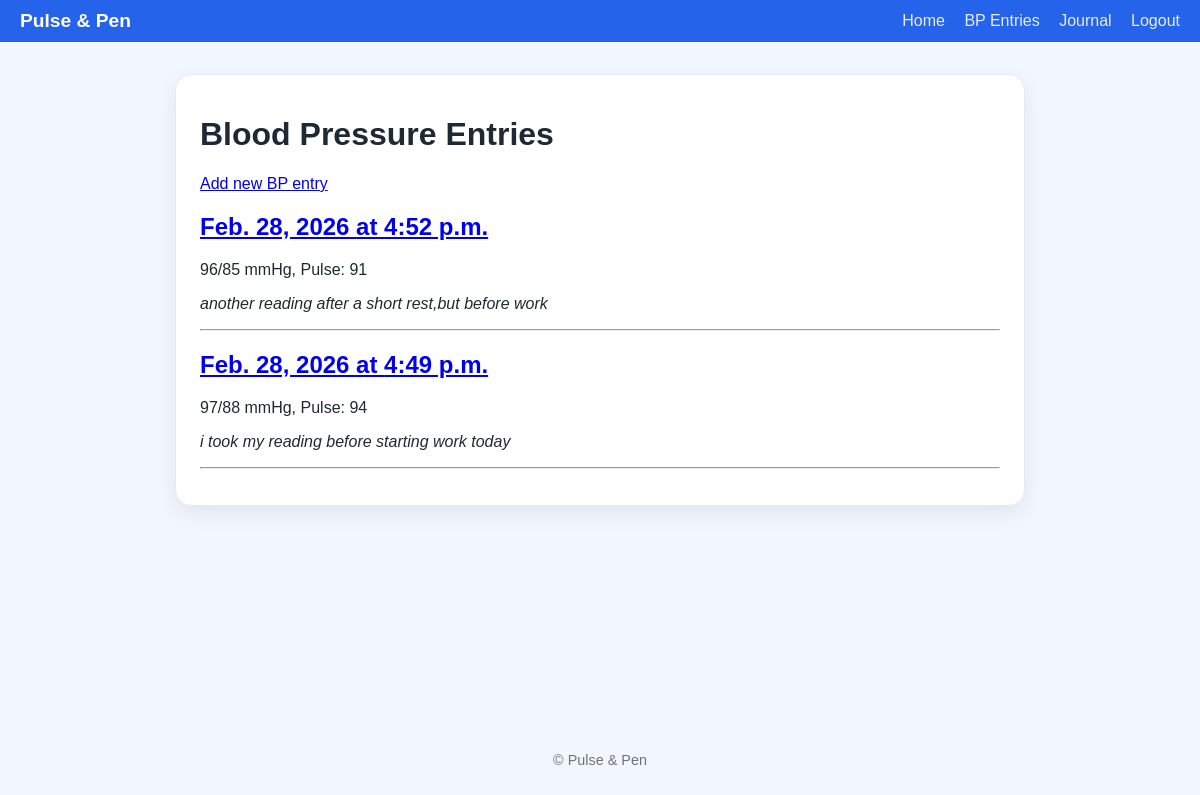
The page /bp/ (signed in) on the database its author committed.
### heartline/models.py (models this page shows, shortened)
class BPEntry(models.Model):
    user = models.ForeignKey(User, on_delete=models.CASCADE)
    date = models.DateField()
    time = models.TimeField()
    systolic = models.IntegerField()
    diastolic = models.IntegerField()
    pulse = models.IntegerField()
    note = models.TextField(blank=True, null=True)

### heartline/views.py (the view)
# urls.py: path('bp/', BPEntryListView.as_view(), name='bpentry-list'),
class BPEntryListView(LoginRequiredMixin, ListView):
    model = BPEntry
    template_name = 'heartline/bpentry_list.html'
    context_object_name = 'bp_entries'
    ordering = ('-date', '-time')
    login_url = 'login'
    def get_queryset(self):
        return BPEntry.objects.filter(user=self.request.user).order_by('-date', '-time')

### heartline/templates/heartline/bpentry_list.html
{% extends 'heartline/base.html' %}
{% block content %}
    <h1>Blood Pressure Entries</h1>
    <p>
        <a href="{% url 'bpentry-create' %}">Add new BP entry</a>
    </p>
    {% for entry in bp_entries %}
        <article>
            <h2>
                <a href="{% url 'bpentry-detail' entry.pk %}">
                    {{ entry.date }} at {{ entry.time }}
                </a>
            </h2>
            <p>
                {{ entry.systolic }}/{{ entry.diastolic }} mmHg,
                Pulse: {{ entry.pulse }}
            </p>
            {% if entry.note %}
                <p><em>{{ entry.note }}</em></p>
            {% endif %}
        </article>
        <hr>
    {% empty %}
        <p>No BP entries recorded yet.</p>
    {% endfor %}
{% endblock %}

### heartline/static/heartline/css/style.css (style rules this page uses)
body { margin: 0; font-family: Arial, sans-serif; background-color: #f2f7ff; color: #1f2933; min-height: 100vh; display: flex; flex-direction: column; }

### rows shown on the page
BPEntry: date "Feb. 28, 2026", time "4:52 p.m.", systolic "96", diastolic "85", pulse "91", note "another reading after a short rest,but before work"
BPEntry: date "Feb. 28, 2026", time "4:49 p.m.", systolic "97", diastolic "88", pulse "94", note "i took my reading before starting work today"
